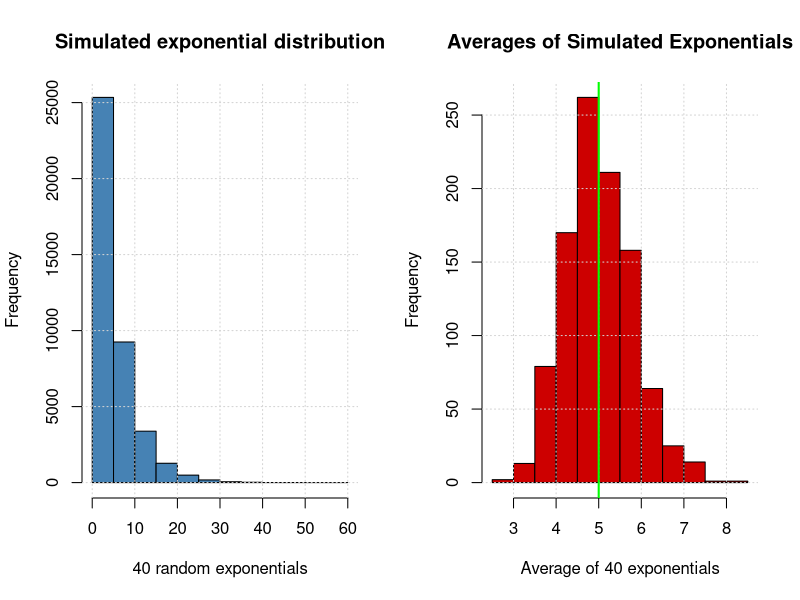
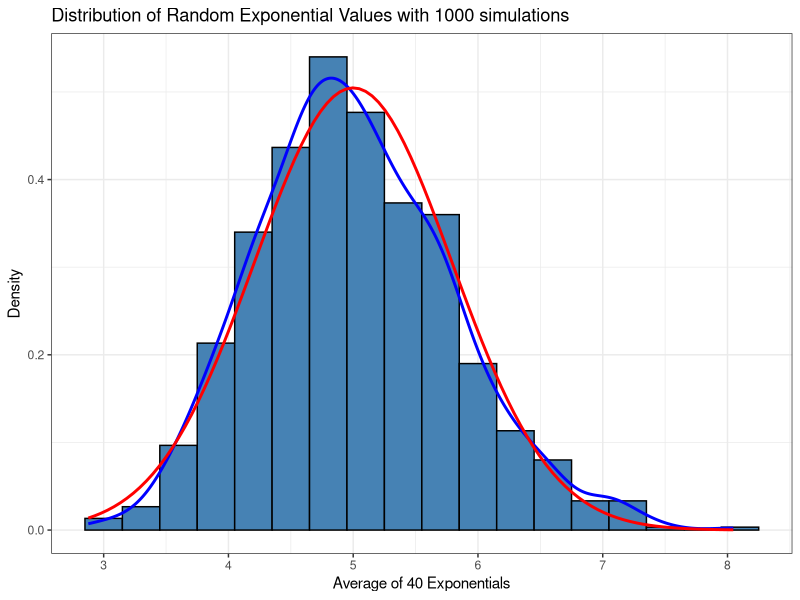
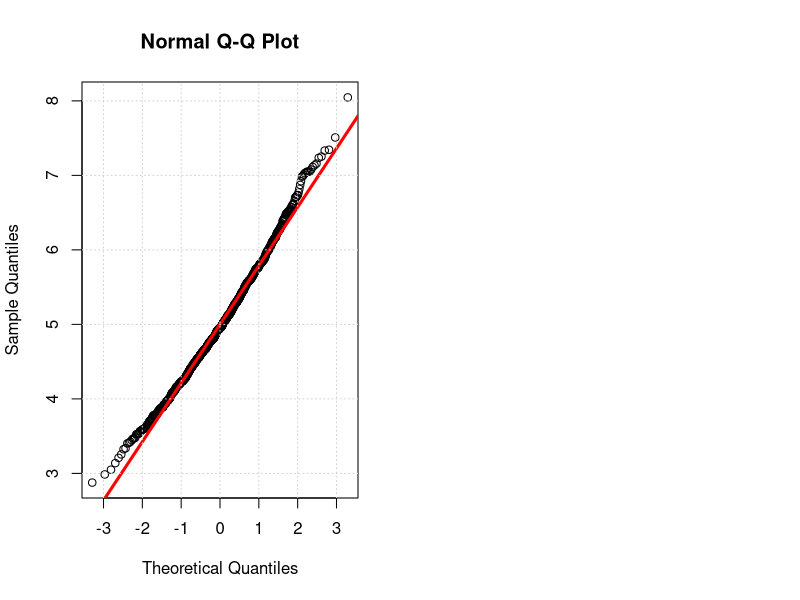
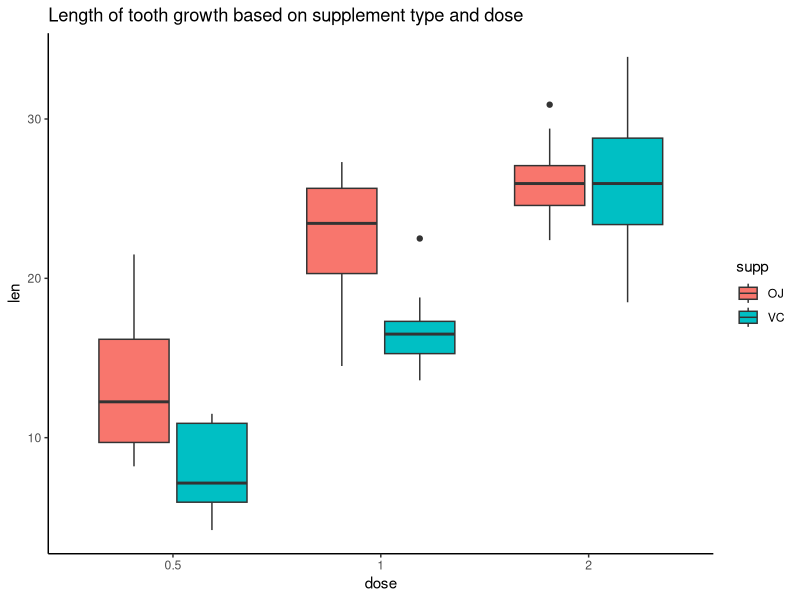

Reproduce these figures in R, in order.
## ---- chunk 1
set.seed(2021) # for reproducability
nosim <- 1000 # no of simulations
n <- 40 # no of exponentials
lambda <- 0.2 # rate parameter 

simdata <- matrix(rexp(nosim * n, rate=lambda), nosim)
sim_mean <- rowMeans(simdata) # row means

# Calculate mean, sd and variance of sample exp dist
simdata_mean <- mean(sim_mean)
simdata_sd <- sd(sim_mean)
simdata_var <- var(sim_mean)
## ---- chunk 2
# calculate mean, df and variance of theoretical exp dist
t_mean = 1/lambda
t_sd = (1/lambda) * (1/sqrt(n))
t_var = t_sd^2
## ---- chunk 3
par(mfrow=c(1, 2))
hist(simdata,
     col="steelblue",
     main="Simulated exponential distribution",
     xlab="40 random exponentials")
grid()
hist(sim_mean,
     col="red3",
     main="Averages of Simulated Exponentials",
     xlab="Average of 40 exponentials")
grid()
abline(v=t_mean, col="green", lwd=2) # theoretical mean
## ---- chunk 4
Sample_stats <- c(simdata_mean, simdata_sd, simdata_var)
Theoretical_stats <- c(t_mean, t_sd, t_var)
diff <- c(abs(t_mean - simdata_mean), abs(t_sd - simdata_sd), t_var - simdata_var)
names <- c("Mean", "Std", "Variance")
data.frame(Sample_stats, Theoretical_stats, diff, row.names=c("Mean", "Std", "Variance"))
## ---- chunk 5
library(ggplot2)
simdata_mean <- data.frame(sim_mean)
ggplot(simdata_mean, aes(sim_mean)) + geom_histogram(binwidth=.3,
                                                    fill="steelblue",
                                                    color="black",
                                                    aes(y=..density..)) +
    geom_density(color="blue", lwd=1) + labs(title="Distribution of Random Exponential Values with 1000 simulations", x="Average of 40 Exponentials", y="Density") + stat_function(fun=dnorm, args=list(mean=t_mean, sd=t_sd), color="red", lwd=1) + theme_bw()
## ---- chunk 6
qqnorm(sim_mean, col="black") # sample distribution
qqline(sim_mean, col="red", lwd=3) #theoretical
grid()
## ---- chunk 7
data("ToothGrowth")
dt <- ToothGrowth
## ---- chunk 8
str(dt)
## ---- chunk 9
unique(dt$dose)
## ---- chunk 10
dt$dose <- factor(dt$dose)
str(dt)
## ---- chunk 11
summary(dt)
## ---- chunk 12
library(ggplot2)
ggplot(dt, aes(x=dose, y=len, fill=supp)) + geom_boxplot() + ggtitle("Length of tooth growth based on supplement type and dose") + theme_classic()
## ---- chunk 13
library(dplyr)
library(tidyr)

dt %>%
group_by(supp, dose) %>%
summarize(mean=mean(len), .groups='drop') %>%
spread(supp, mean) %>%
mutate(diff=abs(VC - OJ))
## ---- chunk 14
dose_half <- filter(dt, dose == 0.5)
dose_one <- filter(dt, dose == 1)
dose_two <- filter(dt, dose == 2)
## ---- chunk 15
t.test(len ~ supp, dose_half)
## ---- chunk 16
t.test(len ~ supp, dose_one)
## ---- chunk 17
t.test(len ~ supp, dose_two)
## ---- chunk 18
dose <- c(0.5, 1.0, 2.0)
p_value <- c(0.0064, 0.0010, 0.9639)
conf.int <- c("1.72, 8.78", "2.80, 9.06", "-3.80, 3.64")
decision <- c("Reject null", "Reject null", "Do not reject null")
data.frame(dose, conf.int, p_value, decision)
